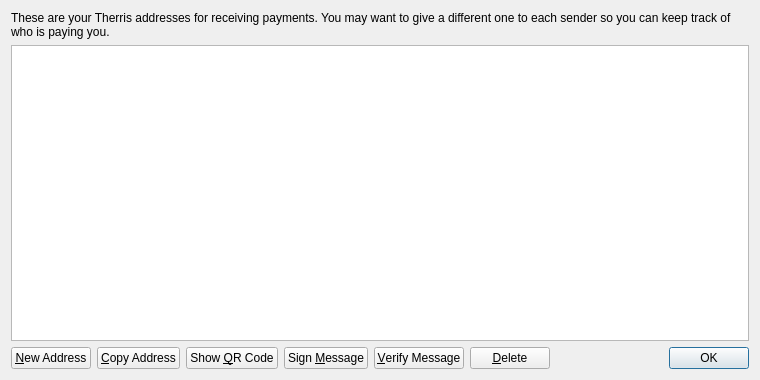
<?xml version="1.0" encoding="UTF-8"?>
<ui version="4.0">
 <class>AddressBookPage</class>
 <widget class="QWidget" name="AddressBookPage">
  <property name="geometry">
   <rect>
    <x>0</x>
    <y>0</y>
    <width>760</width>
    <height>380</height>
   </rect>
  </property>
  <property name="windowTitle">
   <string>Address Book</string>
  </property>
  <layout class="QVBoxLayout" name="verticalLayout">
   <item>
    <widget class="QLabel" name="labelExplanation">
     <property name="text">
      <string>These are your Therris addresses for receiving payments. You may want to give a different one to each sender so you can keep track of who is paying you.</string>
     </property>
     <property name="textFormat">
      <enum>Qt::PlainText</enum>
     </property>
     <property name="wordWrap">
      <bool>true</bool>
     </property>
    </widget>
   </item>
   <item>
    <widget class="QTableView" name="tableView">
     <property name="contextMenuPolicy">
      <enum>Qt::CustomContextMenu</enum>
     </property>
     <property name="toolTip">
      <string>Double-click to edit address or label</string>
     </property>
     <property name="tabKeyNavigation">
      <bool>false</bool>
     </property>
     <property name="selectionMode">
      <enum>QAbstractItemView::SingleSelection</enum>
     </property>
     <property name="selectionBehavior">
      <enum>QAbstractItemView::SelectRows</enum>
     </property>
     <property name="sortingEnabled">
      <bool>true</bool>
     </property>
     <attribute name="verticalHeaderVisible">
      <bool>false</bool>
     </attribute>
    </widget>
   </item>
   <item>
    <layout class="QHBoxLayout" name="horizontalLayout">
     <item>
      <widget class="QPushButton" name="newAddressButton">
       <property name="toolTip">
        <string>Create a new address</string>
       </property>
       <property name="text">
        <string>&amp;New Address</string>
       </property>
      </widget>
     </item>
     <item>
      <widget class="QPushButton" name="copyToClipboard">
       <property name="toolTip">
        <string>Copy the currently selected address to the system clipboard</string>
       </property>
       <property name="text">
        <string>&amp;Copy Address</string>
       </property>
      </widget>
     </item>
     <item>
      <widget class="QPushButton" name="showQRCode">
       <property name="text">
        <string>Show &amp;QR Code</string>
       </property>
      </widget>
     </item>
     <item>
      <widget class="QPushButton" name="signMessage">
       <property name="toolTip">
        <string>Sign a message to prove you own a Therris address</string>
       </property>
       <property name="text">
        <string>Sign &amp;Message</string>
       </property>
      </widget>
     </item>
     <item>
      <widget class="QPushButton" name="verifyMessage">
       <property name="toolTip">
        <string>Verify a message to ensure it was signed with a specified Therris address</string>
       </property>
       <property name="text">
        <string>&amp;Verify Message</string>
       </property>
      </widget>
     </item>
     <item>
      <widget class="QPushButton" name="deleteButton">
       <property name="toolTip">
        <string>Delete the currently selected address from the list</string>
       </property>
       <property name="text">
        <string>&amp;Delete</string>
       </property>
      </widget>
     </item>
     <item>
      <spacer name="horizontalSpacer">
       <property name="orientation">
        <enum>Qt::Horizontal</enum>
       </property>
       <property name="sizeHint" stdset="0">
        <size>
         <width>40</width>
         <height>20</height>
        </size>
       </property>
      </spacer>
     </item>
     <item>
      <widget class="QDialogButtonBox" name="buttonBox">
       <property name="sizePolicy">
        <sizepolicy hsizetype="Maximum" vsizetype="Fixed">
         <horstretch>0</horstretch>
         <verstretch>0</verstretch>
        </sizepolicy>
       </property>
       <property name="standardButtons">
        <set>QDialogButtonBox::Ok</set>
       </property>
      </widget>
     </item>
    </layout>
   </item>
  </layout>
 </widget>
 <resources>
  <include location="../bitcoin.qrc"/>
 </resources>
 <connections/>
</ui>
